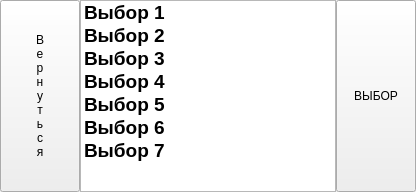
              <widget class="QWidget" name="regionsSettingsPage1">
               <layout class="QHBoxLayout" name="horizontalLayout_14" stretch="1,8,2">
                <property name="spacing">
                 <number>0</number>
                </property>
                <property name="leftMargin">
                 <number>0</number>
                </property>
                <property name="topMargin">
                 <number>0</number>
                </property>
                <property name="rightMargin">
                 <number>0</number>
                </property>
                <property name="bottomMargin">
                 <number>0</number>
                </property>
                <item>
                 <widget class="QPushButton" name="pushButton_21">
                  <property name="sizePolicy">
                   <sizepolicy hsizetype="Minimum" vsizetype="Expanding">
                    <horstretch>0</horstretch>
                    <verstretch>0</verstretch>
                   </sizepolicy>
                  </property>
                  <property name="text">
                   <string>В
е
р
н
у
т
ь
с
я</string>
                  </property>
                 </widget>
                </item>
                <item>
                 <widget class="QListWidget" name="regionListSettingsWidget">
                  <property name="font">
                   <font>
                    <family>Segoe UI</family>
                    <pointsize>14</pointsize>
                    <weight>87</weight>
                    <italic>false</italic>
                    <bold>true</bold>
                   </font>
                  </property>
                  <item>
                   <property name="text">
                    <string>Выбор 1</string>
                   </property>
                  </item>
                  <item>
                   <property name="text">
                    <string>Выбор 2</string>
                   </property>
                  </item>
                  <item>
                   <property name="text">
                    <string>Выбор 3</string>
                   </property>
                  </item>
                  <item>
                   <property name="text">
                    <string>Выбор 4</string>
                   </property>
                  </item>
                  <item>
                   <property name="text">
                    <string>Выбор 5</string>
                   </property>
                  </item>
                  <item>
                   <property name="text">
                    <string>Выбор 6</string>
                   </property>
                  </item>
                  <item>
                   <property name="text">
                    <string>Выбор 7</string>
                   </property>
                  </item>
                 </widget>
                </item>
                <item>
                 <widget class="QPushButton" name="pushButton_16">
                  <property name="sizePolicy">
                   <sizepolicy hsizetype="Expanding" vsizetype="Expanding">
                    <horstretch>0</horstretch>
                    <verstretch>0</verstretch>
                   </sizepolicy>
                  </property>
                  <property name="minimumSize">
                   <size>
                    <width>80</width>
                    <height>0</height>
                   </size>
                  </property>
                  <property name="text">
                   <string>ВЫБОР</string>
                  </property>
                 </widget>
                </item>
               </layout>
              </widget>
